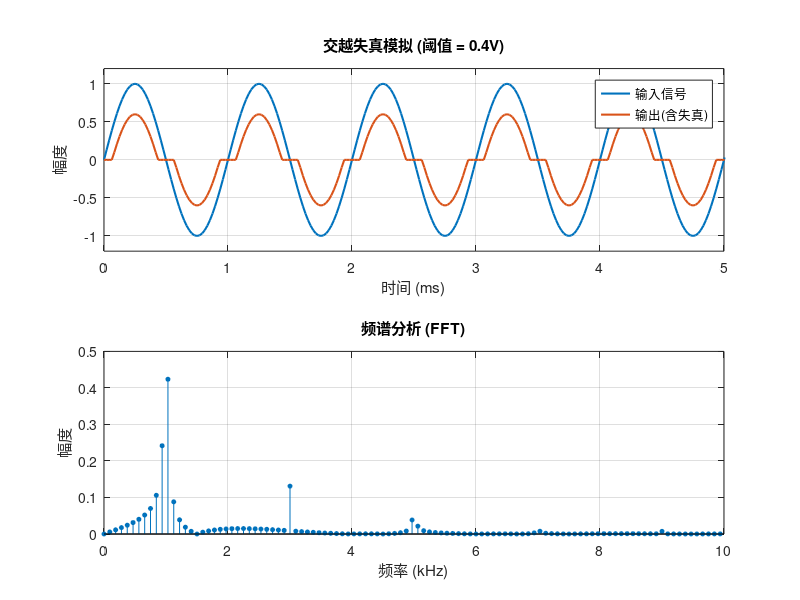

Here is the MATLAB script that generated this plot:
function Crossover_Distortion_THD()
    clc; clear; close all;

    %% 1. 参数设置
    fs = 48000;           % 采样率 (Hz)
    f0 = 1000;            % 基波频率 (Hz)
    duration = 0.01;      % 信号时长 (秒)
    V_input = 1;          % 输入信号幅度
    V_bias = 0.4;         % 交越失真阈值（模拟晶体管开启电压，单位：归一化幅度）
    
    % 时间向量
    t = 0:1/fs:duration-1/fs;
    num_samples = length(t);

    %% 2. 生成输入信号与模拟交越失真
    % 正弦波输入
    Vin = V_input * sin(2*pi*f0*t);
    
    % --- 核心：交越失真模型 ---
    % 原理：当 |Vin| < V_bias 时，输出为 0 (死区)
    %       当 |Vin| >= V_bias 时，输出跟随输入
    % 使用 sign() 和 max() 函数构建该非线性特性
    Vout = sign(Vin) .* max(0, abs(Vin) - V_bias);

    %% 3. 计算总谐波失真 (THD)
    % 去除直流分量
    Vout_ac = Vout - mean(Vout);
    
    % 执行 FFT
    NFFT = 2^nextpow2(num_samples);
    Y = fft(Vout_ac, NFFT)/num_samples;
    f = fs/2 * linspace(0,1,NFFT/2+1);
    Y = Y(1:NFFT/2+1);
    
    % 寻找基波频率 bin (f0)
    [~, idx_f0] = min(abs(f - f0));
    
    % 提取基波幅度 (RMS值)
    % FFT 单边谱幅度转换为 RMS: 幅值 / sqrt(2)
    A_f0_rms = abs(Y(idx_f0)) * sqrt(2);
    
    % 计算谐波能量 (RMS)
    % 通常计算前 5~10 次谐波，或者直到 fs/2
    harmonic_indices = setdiff(round(idx_f0*(2:10)'), idx_f0); % 取 2~10 次谐波
    harmonic_indices = harmonic_indices(harmonic_indices <= length(Y)); % 防止越界
    
    harmonic_sum_rms = 0;
    for k = harmonic_indices'
        if k <= length(Y)
            harmonic_sum_rms = harmonic_sum_rms + abs(Y(k))^2;
        end
    end
    harmonic_sum_rms = sqrt(harmonic_sum_rms); % 总谐波 RMS
    
    % 计算 THD (%)
    THD_percent = (harmonic_sum_rms / A_f0_rms) * 100;
    
    fprintf('总谐波失真 (THD): %.4f%%\n', THD_percent);

    %% 4. 绘图
    figure('Color', 'w', 'Position', [100, 100, 1000, 600]);
    
    % 子图 1: 时域波形
    subplot(2, 1, 1);
    plot(t*1000, Vin, 'LineWidth', 1.5, 'DisplayName', '输入信号');
    hold on;
    plot(t*1000, Vout, 'LineWidth', 1.5, 'DisplayName', '输出(含失真)');
    xlabel('时间 (ms)'); ylabel('幅度');
    title(sprintf('交越失真模拟 (阈值 = %.1fV)', V_bias));
    legend; grid on;
    axis([0 5 -1.2 1.2]); % 局部放大观察交越点
    
    % 子图 2: 频谱分析
    subplot(2, 1, 2);
    stem(f/1000, abs(Y)*2, 'filled', 'MarkerSize', 3);
    xlabel('频率 (kHz)'); ylabel('幅度');
    title('频谱分析 (FFT)');
    grid on;
    xlim([0 10]); % 观察 0-10kHz 范围
end
